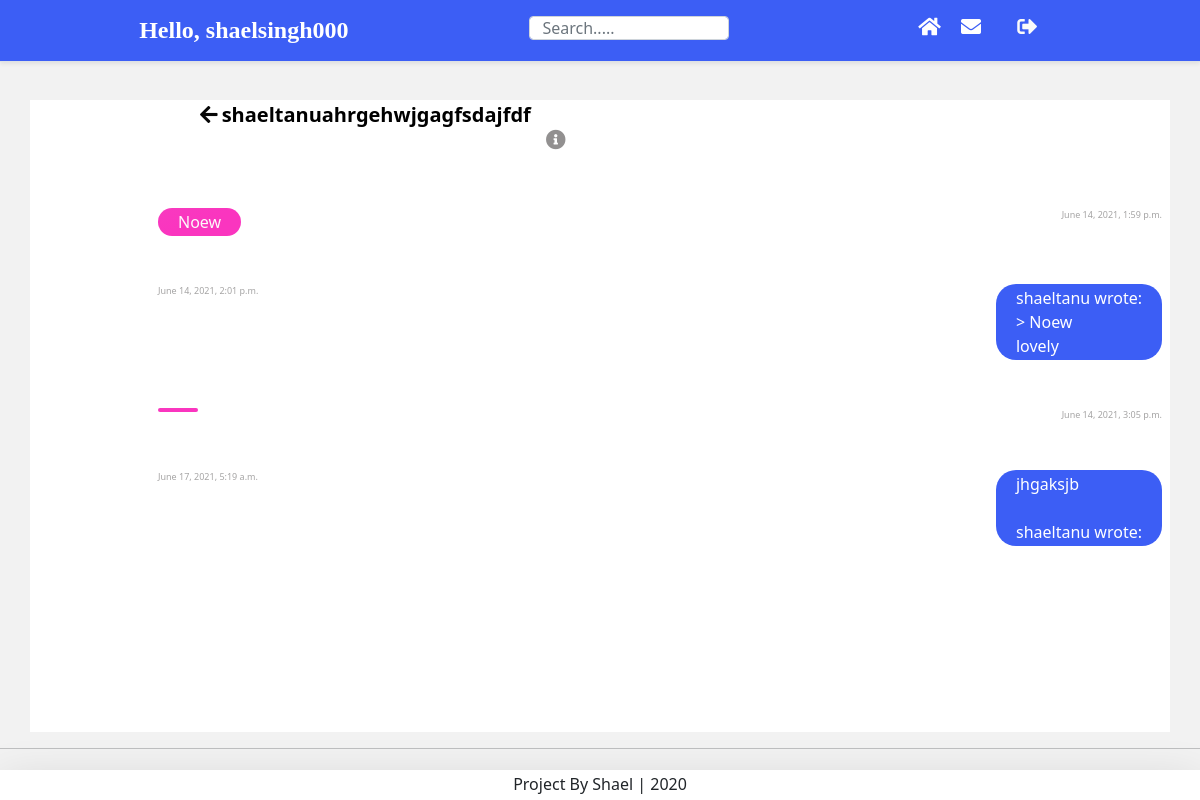
The page /messages/view/t/6/ (signed in) on the database its author committed.
### account/models.py (models this page shows, shortened)
class Account(AbstractBaseUser):
    email               = models.EmailField(verbose_name="email",max_length=60,unique=True)
    username            = models.CharField(max_length=30, unique=True)
    bio                 = models.TextField(max_length=500, default=" ")
    date_joined         = models.DateTimeField(verbose_name="date joined",  auto_now_add =True)
    date_joined         = models.DateTimeField(verbose_name="last login", auto_now_add = True)
    is_admin            = models.BooleanField(default=False)
    is_active           = models.BooleanField(default=True)
    is_staff            = models.BooleanField(default=False)
    is_superuser        = models.BooleanField(default=False)
    objects = MyAccountManager()
    USERNAME_FIELD = 'email'
    REQUIRED_FIELDS = ['username']

### postman/models.py (models this page shows, shortened)
class Message(models.Model):
    SUBJECT_MAX_LENGTH = 120
    subject = models.CharField(_("subject"), max_length=SUBJECT_MAX_LENGTH,default="Conversation")
    body = models.TextField(_("body"), blank=True)
    sender = models.ForeignKey(settings.AUTH_USER_MODEL, on_delete=models.CASCADE, related_name='sent_messages',
        null=True, blank=True, verbose_name=_("sender"))
    recipient = models.ForeignKey(settings.AUTH_USER_MODEL, on_delete=models.CASCADE, related_name='received_messages',
        null=True, blank=True, verbose_name=_("recipient"))
    email = models.EmailField(_("visitor"), blank=True)  # instead of either sender or recipient, for an AnonymousUser
    parent = models.ForeignKey('self', on_delete=models.CASCADE, related_name='next_messages',
        null=True, blank=True, verbose_name=_("parent message"))
    thread = models.ForeignKey('self', on_delete=models.CASCADE, related_name='child_messages',
        null=True, blank=True, verbose_name=_("root message"))
    sent_at = models.DateTimeField(_("sent at"), default=now)
    read_at = models.DateTimeField(_("read at"), null=True, blank=True)
    replied_at = models.DateTimeField(_("replied at"), null=True, blank=True)
    sender_archived = models.BooleanField(_("archived by sender"), default=False)
    recipient_archived = models.BooleanField(_("archived by recipient"), default=False)
    sender_deleted_at = models.DateTimeField(_("deleted by sender at"), null=True, blank=True)
    recipient_deleted_at = models.DateTimeField(_("deleted by recipient at"), null=True, blank=True)
    moderation_status = models.CharField(_("status"), max_length=1, choices=STATUS_CHOICES, default=STATUS_PENDING)
    moderation_by = models.ForeignKey(settings.AUTH_USER_MODEL, on_delete=models.CASCADE, related_name='moderated_messages',
        null=True, blank=True, verbose_name=_("moderator"))
    moderation_date = models.DateTimeField(_("moderated at"), null=True, blank=True)
    moderation_reason = models.CharField(_("rejection reason"), max_length=120, blank=True)
    objects = MessageManager()
    class Meta:
        verbose_name = _("message")
        verbose_name_plural = _("messages")
        ordering = ['-sent_at', '-id']
    def is_pending(self):
        return self.moderation_status == STATUS_PENDING
    def is_rejected(self):
        return self.moderation_status == STATUS_REJECTED
    def is_accepted(self):
        return self.moderation_status == STATUS_ACCEPTED
    def admin_sender(self):
        """
        Return the sender either as a username or as a plain email.
        Designed for the Admin site.

        """
        if self.sender:
            return str(self.sender)
        else:
            return '<{0}>'.format(self.email)
    admin_sender.short_description = _("sender")
    admin_sender.admin_order_field = 'sender'
    clear_sender = property(admin_sender)
    @property
    def obfuscated_sender(self):
        if self.sender:
            return get_user_representation(self.sender)
        else:
            return self._obfuscated_email()
    def admin_recipient(self):
        """
        Return the recipient either as a username or as a plain email.
        Designed for the Admin site.

        """
        if self.recipient:
            return str(self.recipient)
        else:
            return '<{0}>'.format(self.email)
    admin_recipient.short_description = _("recipient")
    admin_recipient.admin_order_field = 'recipient'
    clear_recipient = property(admin_recipient)

### postman/views.py (the view)
class ConversationView(DisplayMixin, TemplateView):
    def get(self, request, thread_id, *args, **kwargs):
        self.filter = Q(thread=thread_id)
        return super().get(request, *args, **kwargs)

### postman/models.py (called while the page is built)
def get_user_representation(user):
    show_user_as = getattr(settings, 'POSTMAN_SHOW_USER_AS', None)
    if isinstance(show_user_as, str):
        if '.' in show_user_as:
            mod_path, _, attr_name = show_user_as.rpartition('.')
            try:
                return force_str(getattr(import_module(mod_path), attr_name)(user))
            except:  # ImportError, AttributeError, TypeError (not callable)
                pass
        else:
            attr = getattr(user, show_user_as, None)
            if callable(attr):
                attr = attr()
            if attr:
                return force_str(attr)
    elif callable(show_user_as):
        try:
            return force_str(show_user_as(user))
        except:
            pass
    return force_str(user)  # default value, or in case of empty attribute or exception

    def thread(self, user, filter):
        return self.select_related('sender', 'recipient').filter(
            filter,
            (models.Q(recipient=user) & models.Q(moderation_status=STATUS_ACCEPTED)) | models.Q(sender=user),
        ).order_by('sent_at')

### postman/views.py (called while the page is built)
    def render_to_response(self, context, **response_kwargs):
        self.request.current_app = self.request.resolver_match.namespace
        return super().render_to_response(context, **response_kwargs)

    @never_cache_m
    @login_required_m
    def dispatch(self, *args, **kwargs):
        return super().dispatch(*args, **kwargs)

    def get(self, request, *args, **kwargs):
        user = request.user
        self.msgs = Message.objects.thread(user, self.filter)
        if not self.msgs:
            raise Http404
        for m in self.msgs:
            if m.recipient == user and m.is_accepted() and m.read_at is None:
                Message.objects.set_read(user, self.filter)
                break
        return super().get(request, *args, **kwargs)

### postman/templates/postman/view.html (shortened to what this page needs)
{% extends "postman/base.html" %}
{% load i18n %}{% load postman_tags %}
{% block content %}
{% load avatar_tags %}
<div class="view">
<div id="postman" class="container">
<div class="card_other">
  <span>
    <a href="{% url 'messages:inbox' %}"><i class="fas fa-arrow-left" aria-hidden="true" style='font-size:20px; color: rgb(7, 7, 7)'></i></a>
    <a class="profile_link" href="{% url 'other_account' sender.username %}">{% avatar sender.email class="inbox_dp" %}{{sender.username}}</a>
    <button class="openbtn" onclick="openNav()"><i class="fas fa-info-circle" aria-hidden="true" style='font-size:20px; color: rgb(146, 144, 144)'></i></button>
  </span>
  <br>
</div>
<div class="pm_body">
{% for message in pm_messages %}
  <div class="pm_message{% if message.sender == user and message.sender_deleted_at or message.recipient == user and message.recipient_deleted_at %} pm_deleted{% endif %}">
  <table class="table table-borderless" >
  <td>
  {% if message.obfuscated_sender == user.username %}
  <p class="pm_message_replied" style="float: right;">{{ message.body|linebreaksbr }}</p>
  <p class="pm_date" style="float: left">{{ message.sent_at|date:"DATETIME_FORMAT"}}</p>
  {% else %}
  <p class="pm_message_sent" style="float: left;">{{ message.body|linebreaksbr }}</p>
  <p class="pm_date" style="float: right;">{{ message.sent_at|date:"DATETIME_FORMAT"}}</p>
  {% endif %}
 </td>
  </table>
</div>
{% endfor %}
</div>
</div>
</div>
{% endblock %}

### templates/snippets/header.html (shortened to what this page needs)
{% load avatar_tags %}
{% load static %}
<link href="https://cdn.jsdelivr.net/npm/bootstrap@5.0.0-beta1/dist/css/bootstrap.min.css" rel="stylesheet">
<link rel="stylesheet" href="https://use.fontawesome.com/releases/v5.7.0/css/all.css">
	<header class="d-flex flex-column flex-md-row align-items-center p-3 px-md-4 mb-3 border-bottom shadow-sm nav">
		<div class="navi">
		{% if request.user.is_authenticated %}
			<p class="h5 my-0 me-md-auto fw-bold ">Hello, {{request.user.username}}</p>
		{% else %}
			<p class="h5 my-0 me-md-auto fw-bold">Welcome</p>
		{% endif %}
		<div class="search-bar">
			<form method="get">
				<input class="form-control"  type="text" name="q" id="id_q" placeholder="Search.....">
			</form>
		</div>
		<nav class="my-2 my-md-0 me-md-3" >
			{% if request.user.is_authenticated %}
				<a class="p-2 text-white font-weight-bold" href="{% url 'home' %}"><i class="fa fa-home" aria-hidden="true" style='font-size:20px; color: white'></i></a>
				<a class="p-2 text-white font-weight-bold" href="{% url 'messages:inbox' %}"><i alt="messages" class="fa fa-envelope" aria-hidden="true" style='font-size:20px; color: white'></i></a>
				<a class="p-2 text-white font-weight-bold" href="{% url 'account' user.username %}">{% avatar user class="img_circle"%}</a>
				<a class="p-2 text-white font-weight-bold" href="{% url 'logout' %}"><i class="fa fa-sign-out-alt" aria-hidden="true" style='font-size:20px; color: rgb(250, 250, 250)'></i></a>
			{% endif %}
		</nav>
	</div>
	</header>

### static_cdn/postman/css/postman.css (style rules this page uses)
.pm_message.pm_deleted { text-decoration: line-through; }
a { color: white; }

### templates/snippets/header.html (style rules this page uses)
header { width: 100%; position: fixed; top: 0px; }
.search-bar { max-width: 200px; width: 100%; margin-right: auto; }
.search-bar input { height: 24px; }
.nav { background-color: rgb(60, 94, 245); color: white; }
.navi { display: inline-flex; width: 80%; margin-left: 10%; margin-right: 10%; }
.h5 { font-family: 'Brush Script MT', cursive; font-size: 24px; }

### templates/snippets/base_css.html (style rules this page uses)
body { background-color: #f2f2f2; padding-top: 100px; }
.container { overflow-x: hidden; overflow-y: scroll; height: 79vh; border-width: 0px; padding: 0px; background-color: #f2f2f2; }

### postman/templates/postman/base.html (style rules this page uses)
.container { width: inherit; background: white; height: 80hv; overflow-x: hidden; overflow-y: scroll; }

### postman/templates/postman/view.html (style rules this page uses)
#postman { float: right; margin-bottom: 10px; }
.pm_body { margin-top: 100px; width:85vw; }
.pm_date { font-size: xx-small; float:right; }
span { padding-left: 30px; }
.pm_date { float: right; color: rgb(165, 164, 164); }
.pm_message_sent { max-width: 70%; color: rgb(253, 250, 250); padding: 2px 20px 2px 20px; background-image: linear-gradient(to bottom right,rgb(248, 58, 191),rgb(250, 53, 191),rgb(250, 53, 191)); border-radius: 20px; overflow-wrap: break-word; }
.table { table-layout: fixed; height: 50%; }
.profile_link { color: black; font-weight: bolder; font-size: 20px; text-decoration: none; }
.pm_message_replied { color: white; padding: 2px 20px 2px 20px; background-color: rgb(60, 94, 245); border-radius: 20px; max-width: 70%; overflow-wrap: break-word; }
.card_other { position:fixed; background-color: rgb(255, 255, 255); height: 10%; width: 90; flex-direction: column; padding: 0px 20px 20px 20px; }
.fa-info-circle { padding-top: 20px; float: right; align-items: center; }
.openbtn { font-size: 20px; cursor: pointer; background: transparent; color: white; padding: 10px 15px; border: none; float: right; }

### rows shown on the page
Account: user.username "shaelsingh000"
Account: username "shaeltanuahrgehwjgagfsdajfdf"
Message: body "Noew", sent_at "June 14, 2021, 1:59 p.m."
Message: body "shaeltanu wrote: > Noew lovely", sent_at "June 14, 2021, 2:01 p.m."
Message: sent_at "June 14, 2021, 3:05 p.m."
Message: body "jhgaksjb shaeltanu wrote:", sent_at "June 17, 2021, 5:19 a.m."
